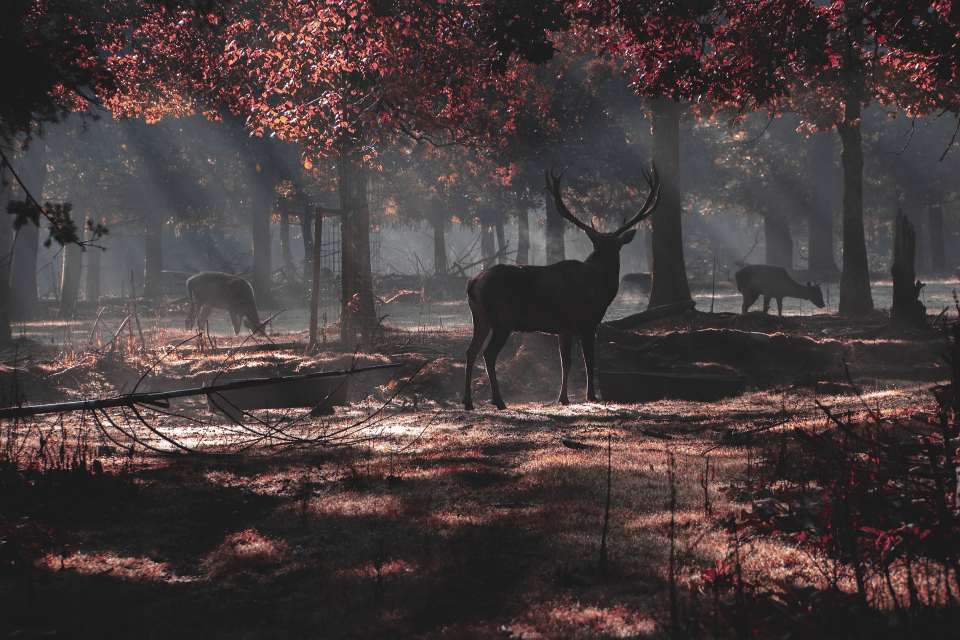
#> input picture 2022_November/2022_11_1/사진을 그림으로 변환(Open CV)/img.png, 1920 x 1280 px (shown at 1/2 size)
$ jupyter execute main24-1.ipynb
#> lines starting #> are read from the running program, lines starting #| are printed output that depends on the picture
[cell 1]
import numpy as np
import cv2

ff = np.fromfile(r'C:\Users\user\사진을 그림으로 변환(Open CV)\img.png',np.uint8)
img = cv2.imdecode(ff,cv2.IMREAD_UNCHANGED)
#> img is the input picture: shape (1280, 1920, 3); mean B, G, R 60.5, 60.6, 71.2
img = cv2.resize(img ,dsize=(0,0), fx=1.0,fy=1.0,interpolation = cv2.INTER_LINEAR)

cartoon_img = cv2.stylization(img,sigma_s = 100, sigma_r=0.1)
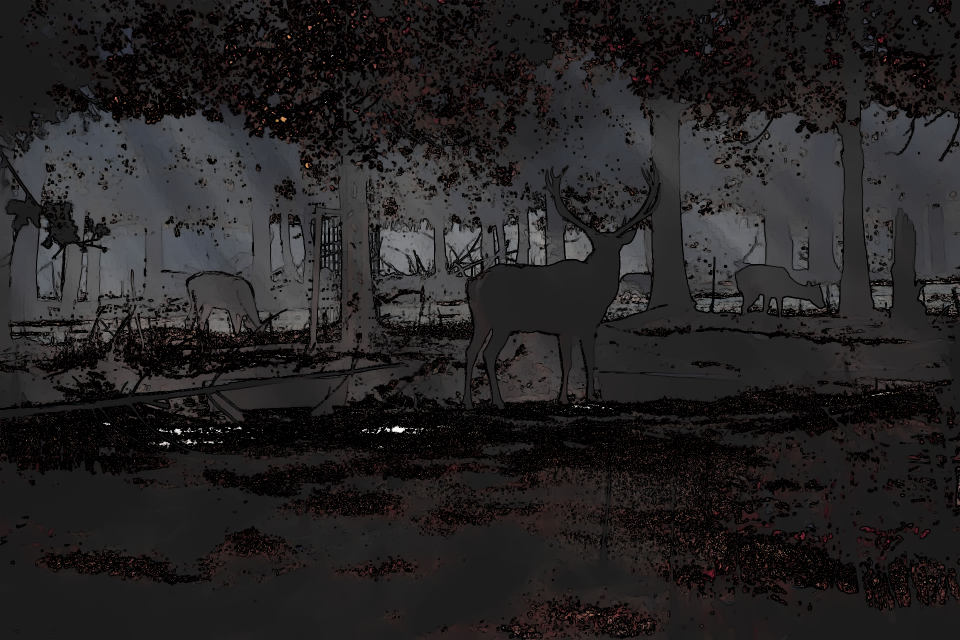
#> cartoon_img: shape (1280, 1920, 3) (shown at 1/2 size); mean B, G, R 35.2, 34.6, 36.8

cv2.imshow('cartoon view',cartoon_img)
cv2.waitKey(0)
cv2.destroyAllWindows()


$ run again, with 2022_November/2022_11_1/사진을 그림으로 변환(Open CV)/dogimage.jpg saved as 2022_November/2022_11_1/사진을 그림으로 변환(Open CV)/img.png
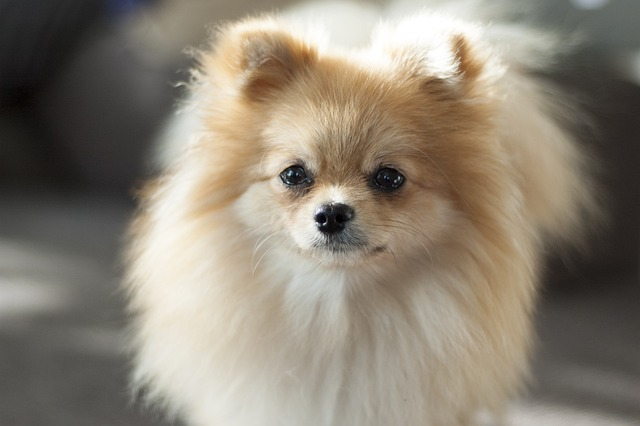
#> input picture 2022_November/2022_11_1/사진을 그림으로 변환(Open CV)/dogimage.jpg, 640 x 426 px
#> img is the input picture: shape (426, 640, 3); mean B, G, R 116.9, 131.1, 140.1
#> `cartoon_img = cv2.stylization(img,sigma_s = 100, sigma_r=0.1)`:
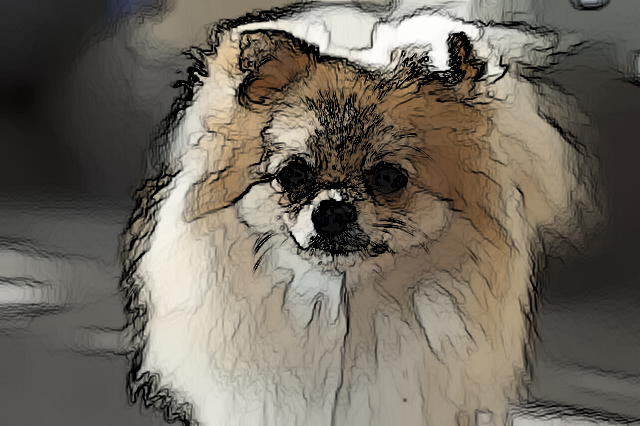
#> cartoon_img: shape (426, 640, 3); mean B, G, R 94.6, 105.5, 112.3
